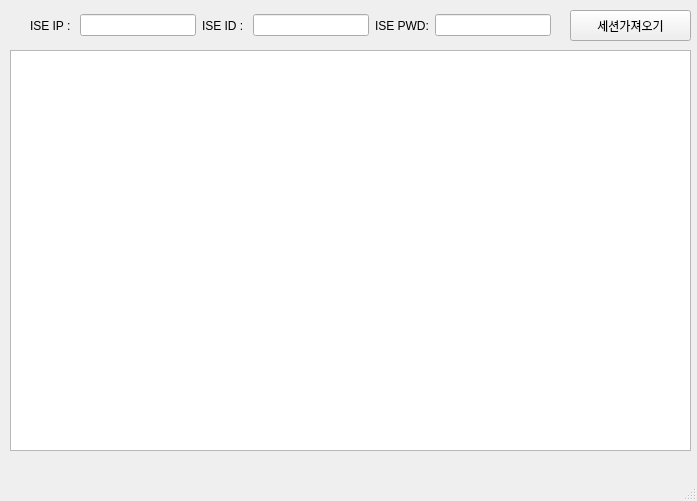
<?xml version="1.0" encoding="UTF-8"?>
<ui version="4.0">
 <class>MainWindow</class>
 <widget class="QMainWindow" name="MainWindow">
  <property name="geometry">
   <rect>
    <x>0</x>
    <y>0</y>
    <width>697</width>
    <height>501</height>
   </rect>
  </property>
  <property name="windowTitle">
   <string>MainWindow</string>
  </property>
  <widget class="QWidget" name="centralwidget">
   <widget class="QPushButton" name="pushButton">
    <property name="geometry">
     <rect>
      <x>570</x>
      <y>10</y>
      <width>121</width>
      <height>31</height>
     </rect>
    </property>
    <property name="text">
     <string>세션가져오기</string>
    </property>
   </widget>
   <widget class="QTableWidget" name="tableWidget">
    <property name="geometry">
     <rect>
      <x>10</x>
      <y>50</y>
      <width>681</width>
      <height>401</height>
     </rect>
    </property>
    <property name="selectionMode">
     <enum>QAbstractItemView::MultiSelection</enum>
    </property>
    <property name="selectionBehavior">
     <enum>QAbstractItemView::SelectRows</enum>
    </property>
    <attribute name="horizontalHeaderDefaultSectionSize">
     <number>50</number>
    </attribute>
    <attribute name="horizontalHeaderMinimumSectionSize">
     <number>50</number>
    </attribute>
    <attribute name="verticalHeaderDefaultSectionSize">
     <number>30</number>
    </attribute>
    <attribute name="verticalHeaderMinimumSectionSize">
     <number>30</number>
    </attribute>
   </widget>
   <widget class="QWidget" name="">
    <property name="geometry">
     <rect>
      <x>30</x>
      <y>10</y>
      <width>521</width>
      <height>31</height>
     </rect>
    </property>
    <layout class="QHBoxLayout" name="horizontalLayout">
     <item>
      <widget class="QLabel" name="label">
       <property name="text">
        <string>ISE IP : </string>
       </property>
      </widget>
     </item>
     <item>
      <widget class="QLineEdit" name="lineEdit_IP"/>
     </item>
     <item>
      <widget class="QLabel" name="label_2">
       <property name="text">
        <string>ISE ID : </string>
       </property>
      </widget>
     </item>
     <item>
      <widget class="QLineEdit" name="lineEdit_ID"/>
     </item>
     <item>
      <widget class="QLabel" name="label_3">
       <property name="text">
        <string>ISE PWD:</string>
       </property>
      </widget>
     </item>
     <item>
      <widget class="QLineEdit" name="lineEdit_PWD">
       <property name="echoMode">
        <enum>QLineEdit::Password</enum>
       </property>
      </widget>
     </item>
    </layout>
   </widget>
  </widget>
  <widget class="QMenuBar" name="menubar">
   <property name="geometry">
    <rect>
     <x>0</x>
     <y>0</y>
     <width>697</width>
     <height>21</height>
    </rect>
   </property>
  </widget>
  <widget class="QStatusBar" name="statusbar"/>
 </widget>
 <resources/>
 <connections/>
</ui>
